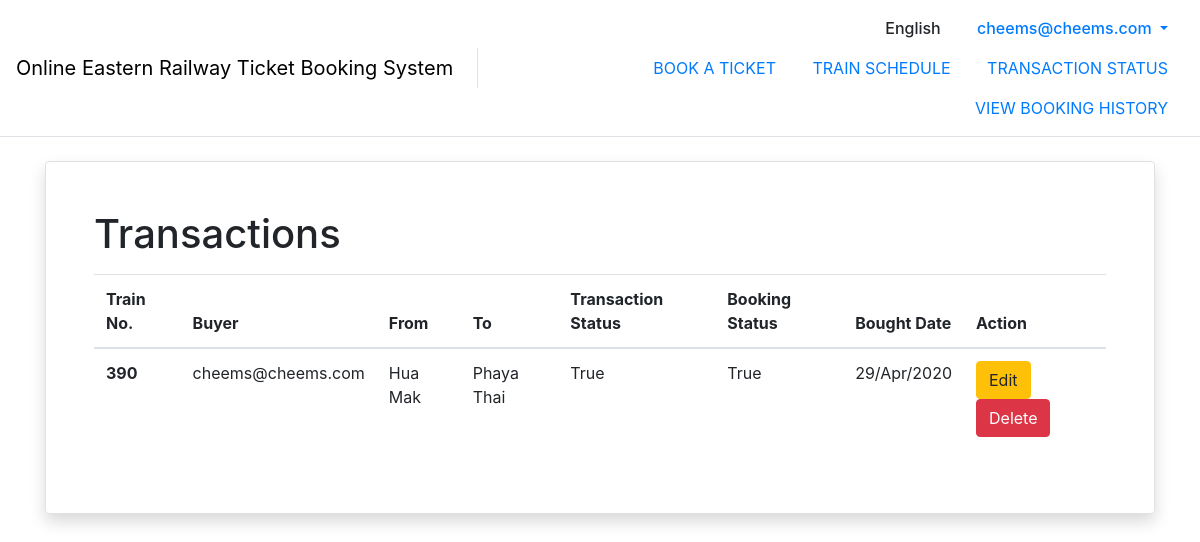
The page /transaction (signed in) on the database as committed earlier.
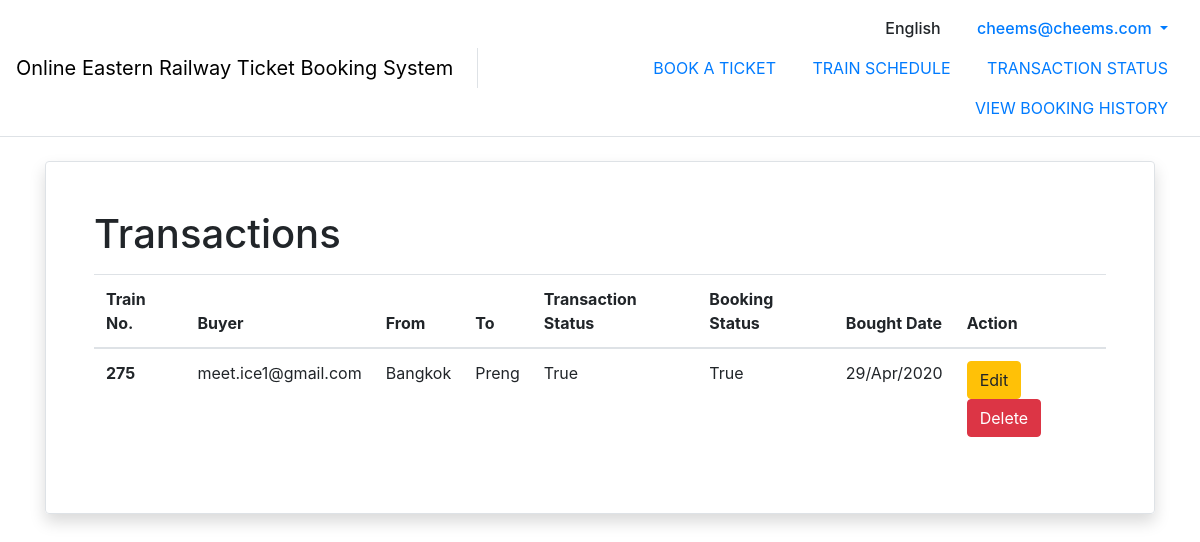
The same page on the database as committed later.
### booking/models.py (models this page shows)
class Ticket(models.Model):
    buyer = models.ForeignKey(Account, on_delete=models.CASCADE)
    boardingTrain = models.ForeignKey(Train, on_delete=models.CASCADE)
    fromStation = models.ForeignKey(
        Timetable, on_delete=models.CASCADE, related_name="fromStation")
    toStation = models.ForeignKey(
        Timetable, on_delete=models.CASCADE, related_name="toStation")
    transactionInformation = models.TextField(default='')
    transactionStatus = models.BooleanField(default=False)
    buyDate = models.DateField(auto_now_add=True)
    bookingStatus = models.BooleanField(default=False)

### schedule/models.py (models this page shows)
class Train(models.Model):
    EXPRESS = 'EX'
    LOCAL = 'LC'
    train_name = models.TextField()
    trainType = (
        (EXPRESS, "Express"),
        (LOCAL, "Local")
    )
    train_type = models.TextField(
        choices=trainType,
        default=LOCAL
    )
    amount_of_passenger = models.IntegerField(null=True)

class Timetable(models.Model):
    train = models.ForeignKey(Train, on_delete=models.CASCADE)
    station = models.ForeignKey(Station, on_delete=models.CASCADE, null=True)
    arrived_time = models.TimeField(null=True)
    departed_time = models.TimeField(null=True)

class Station(models.Model):
    station_name = models.TextField()
    english_station_name = models.TextField(null=True)

### account/models.py (models this page shows, shortened)
class Account(models.Model):
    USER = 'US'
    SELLER = 'TS'
    ANNOUNCER = 'AN'
    userType = (
        (USER, "Normal User"),
        (SELLER, "Ticket Seller"),
        (ANNOUNCER, "Announcer")
    )
    gender = models.IntegerField(
        choices=GenderTypes.choices(),
        default=GenderTypes.PREFER,
    )
    birth_date = models.DateField(blank=True, null=True)
    user_type = models.TextField(
        choices=userType,
        default=USER
    )
    user_id = models.OneToOneField(User, on_delete=models.CASCADE)

### transaction/views.py (the view, shortened to what this page needs)
# urls.py: path('', views.ViewTransaction.as_view(), name="viewTransaction"),
class ViewTransaction(LoginRequiredMixin, View):
    def get(self, request):
        context = prepare_context(request, show_navbar=True)
        user = request.user
        context['user'] = user
        account = Account.objects.get(user_id_id=user.id)
        if account.user_type == 'TS':
            context['ticket'] = Ticket.objects.all()
            context['is_TS'] = True
        else:
            context['ticket'] = Ticket.objects.filter(buyer_id=account.id)
        context['schedule'] = Timetable.objects.all()
        context['station'] = Station.objects.all()
        context['train'] = Train.objects.all()
        return render(request, 'transaction/viewTransaction.html', context=context)

### account/utils.py (called while the page is built)
def prepare_context(request, show_navbar=True):
    context = {
        'show_navbar': show_navbar
    }
    if request.user.is_authenticated:
        user = User.objects.get(username=request.user.username)
        context['current_user'] = user
    return context

### transaction/templates/transaction/viewTransaction.html (shortened to what this page needs)
{% extends "base.html" %}
{% load static %}
{% block content %}
  <div class="my-4">
    <div class="w-100 rounded border shadow p-3 p-lg-5">
      <div class="row">
        <div class="col">
          <h1>Transactions</h1>
          <table class="table table-responsive-sm table-responsive-md mt-3">
            <thead>
            <tr>
              <th scope="col">Train No.</th>
              {% if is_TS %}
                <th scope="col">Buyer</th>
              {% endif %}
              <th scope="col">From</th>
              <th scope="col">To</th>
              <th scope="col">Transaction Status</th>
              <th scope="col">Booking Status</th>
              <th scope="col">Bought Date</th>
              {% if is_TS %}
                <th scope="col">Action</th>
              {% endif %}
            </tr>
            </thead>
            <tbody>
            {% for t in ticket %}
              <tr>
                <th scope="row">{{ t.boardingTrain.train_name }}</th>
                {% if is_TS %}
                  <td>{{ t.buyer.user_id.username }}</td>
                {% endif %}
                <td>{{ t.fromStation.station.english_station_name }}</td>
                <td>{{ t.toStation.station.english_station_name }}</td>
                <td>{{ t.transactionStatus }}</td>
                <td>{{ t.bookingStatus }}</td>
                <td>{{ t.buyDate|date:'d/M/yy' }}</td>
                <td>
                  {% if is_TS %}
                    <a href="{% url 'editTransaction' ticket_id=t.id %}">
                      <div class="btn btn-warning">Edit</div>
                    </a>
                    <a href="{% url 'deleteTransaction' ticket_id=t.id %}">
                      <div class="btn btn-danger">Delete</div>
                    </a>
                  {% endif %}
                </td>
              </tr>
            {% endfor %}
          </tbody>
        </table>
      </div>
    </div>
  </div>
  </div>
{% endblock content %}

Rows that differ between the two databases and show on the page:
removed Ticket: boardingTrain.train_name "390", buyer.user_id.username "cheems@cheems.com", fromStation.station.english_station_name "Hua Mak", toStation.station.english_station_name "Phaya Thai", transactionStatus "True", bookingStatus "True", buyDate "29/Apr/2020"
added Ticket: boardingTrain.train_name "275", buyer.user_id.username "meet.ice1@gmail.com", fromStation.station.english_station_name "Bangkok", toStation.station.english_station_name "Preng", transactionStatus "True", bookingStatus "True", buyDate "29/Apr/2020"
